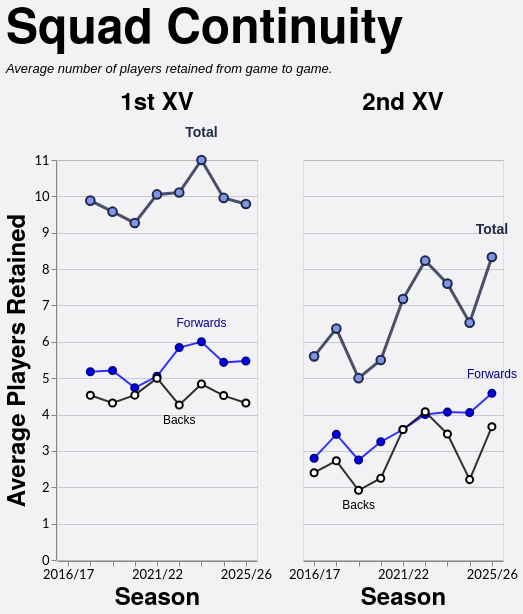

This figure's Vega-Lite source:
### Vega-Lite specification from a JSON file in a GitHub repository (floating-point values rounded to 4 significant figures)
{"config": {"axis": {"labelFont": "Lato, sans-serif", "titleFont": "PT Sans Narrow, Helvetica Neue, Helvetica, Arial, sans-serif", "labelFontSize": 13, "titleFontSize": 24, "gridColor": "#202947", "gridOpacity": 0.2}, "header": {"labelFont": "PT Sans Narrow, Helvetica Neue, Helvetica, Arial, sans-serif", "titleFont": "PT Sans Narrow, Helvetica Neue, Helvetica, Arial, sans-serif", "labelFontSize": 24, "titleFontSize": 28, "labelFontWeight": "bold", "orient": "left"}, "legend": {"labelFont": "Lato, sans-serif", "titleFont": "PT Sans Narrow, Helvetica Neue, Helvetica, Arial, sans-serif", "labelFontSize": 14, "titleFontSize": 16, "titlePadding": 5, "fillColor": "white", "strokeColor": "black", "padding": 10, "titleFontWeight": "lighter", "titleFontStyle": "italic", "titleColor": "gray", "offset": 10}, "title": {"font": "PT Sans Narrow, Helvetica Neue, Helvetica, Arial, sans-serif", "fontSize": 48, "fontWeight": "bold", "anchor": "start", "align": "center", "titlePadding": 20, "subtitlePadding": 10, "subtitleFontSize": 13, "subtitleColor": "", "subtitleFontStyle": "italic", "offset": 15, "color": "black"}, "axisX": {"labelAngle": 0}, "facet": {"title": null, "header": null, "align": {"row": "each", "column": "each"}}, "resolve": {"scale": {"y": "independent", "facet": "independent"}}, "background": "#f2f1f4"}, "data": {"name": "data-5bda824cf6fb82443c29f464b04fcbc3"}, "facet": {"column": {"field": "squad", "header": {"labelExpr": "datum.value + ' XV'", "labelFontSize": 24}, "sort": ["1st", "2nd"], "title": null, "type": "nominal"}}, "spec": {"layer": [{"mark": {"type": "line", "color": "#202946", "opacity": 0.8, "point": {"filled": true, "color": "#7d96e8", "stroke": "#202946", "size": 75, "strokeWidth": 2}, "strokeWidth": 3}, "encoding": {"detail": [{"field": "unit", "type": "nominal"}], "tooltip": [{"field": "season", "title": "Season", "type": "ordinal"}, {"field": "squad", "title": "Squad", "type": "nominal"}, {"field": "unit", "title": "Unit", "type": "nominal"}, {"field": "retained", "format": ".1f", "title": "Avg Retained", "type": "quantitative"}], "x": {"axis": {"labelAngle": 0, "labelOverlap": "parity"}, "field": "season", "sort": "ascending", "title": "Season", "type": "ordinal"}, "y": {"axis": {"tickMinStep": 1}, "field": "retained", "scale": {"zero": true}, "title": "Average Players Retained", "type": "quantitative"}}, "transform": [{"filter": "(datum.unit === 'Total')"}]}, {"mark": {"type": "line", "color": "blue", "opacity": 0.8, "point": {"filled": true, "color": "blue", "stroke": "darkblue", "size": 50, "strokeWidth": 2}, "strokeWidth": 2}, "encoding": {"detail": [{"field": "unit", "type": "nominal"}], "tooltip": [{"field": "season", "title": "Season", "type": "ordinal"}, {"field": "squad", "title": "Squad", "type": "nominal"}, {"field": "unit", "title": "Unit", "type": "nominal"}, {"field": "retained", "format": ".1f", "title": "Avg Retained", "type": "quantitative"}], "x": {"axis": {"labelAngle": 0, "labelOverlap": "parity"}, "field": "season", "sort": "ascending", "title": "Season", "type": "ordinal"}, "y": {"axis": {"tickMinStep": 1}, "field": "retained", "scale": {"zero": true}, "title": "Average Players Retained", "type": "quantitative"}}, "transform": [{"filter": "(datum.unit === 'Forwards')"}]}, {"mark": {"type": "line", "color": "black", "opacity": 0.8, "point": {"filled": true, "color": "white", "stroke": "black", "size": 50, "strokeWidth": 2}, "strokeWidth": 2}, "encoding": {"detail": [{"field": "unit", "type": "nominal"}], "tooltip": [{"field": "season", "title": "Season", "type": "ordinal"}, {"field": "squad", "title": "Squad", "type": "nominal"}, {"field": "unit", "title": "Unit", "type": "nominal"}, {"field": "retained", "format": ".1f", "title": "Avg Retained", "type": "quantitative"}], "x": {"axis": {"labelAngle": 0, "labelOverlap": "parity"}, "field": "season", "sort": "ascending", "title": "Season", "type": "ordinal"}, "y": {"axis": {"tickMinStep": 1}, "field": "retained", "scale": {"zero": true}, "title": "Average Players Retained", "type": "quantitative"}}, "transform": [{"filter": "(datum.unit === 'Backs')"}]}, {"mark": {"type": "text", "align": "center", "baseline": "bottom", "color": "#202946", "dx": 0, "dy": -20, "fontSize": 14, "fontWeight": "bold"}, "encoding": {"detail": [{"field": "unit", "type": "nominal"}], "text": {"value": "Total"}, "tooltip": [{"field": "season", "title": "Season", "type": "ordinal"}, {"field": "squad", "title": "Squad", "type": "nominal"}, {"field": "unit", "title": "Unit", "type": "nominal"}, {"field": "retained", "format": ".1f", "title": "Avg Retained", "type": "quantitative"}], "x": {"field": "season", "type": "ordinal"}, "y": {"field": "retained", "type": "quantitative"}}, "transform": [{"filter": "(datum.unit === 'Total')"}, {"calculate": "toNumber(split(datum.season, '/')[0])", "as": "season_order"}, {"joinaggregate": [{"op": "max", "field": "retained", "as": "max_value"}, {"op": "min", "field": "retained", "as": "min_value"}], "groupby": ["squad"]}, {"filter": "datum.retained > 0"}, {"filter": "datum.retained == datum.max_value"}, {"window": [{"op": "row_number", "field": "", "as": "rank"}], "groupby": ["squad"], "sort": [{"field": "season_order", "order": "descending"}]}, {"filter": "datum.rank == 1"}]}, {"mark": {"type": "text", "align": "center", "baseline": "bottom", "color": "darkblue", "dx": 0, "dy": -12, "fontSize": 12, "fontWeight": "normal"}, "encoding": {"detail": [{"field": "unit", "type": "nominal"}], "text": {"value": "Forwards"}, "tooltip": [{"field": "season", "title": "Season", "type": "ordinal"}, {"field": "squad", "title": "Squad", "type": "nominal"}, {"field": "unit", "title": "Unit", "type": "nominal"}, {"field": "retained", "format": ".1f", "title": "Avg Retained", "type": "quantitative"}], "x": {"field": "season", "type": "ordinal"}, "y": {"field": "retained", "type": "quantitative"}}, "transform": [{"filter": "(datum.unit === 'Forwards')"}, {"calculate": "toNumber(split(datum.season, '/')[0])", "as": "season_order"}, {"joinaggregate": [{"op": "max", "field": "retained", "as": "max_value"}, {"op": "min", "field": "retained", "as": "min_value"}], "groupby": ["squad"]}, {"filter": "datum.retained > 0"}, {"filter": "datum.retained == datum.max_value"}, {"window": [{"op": "row_number", "field": "", "as": "rank"}], "groupby": ["squad"], "sort": [{"field": "season_order", "order": "descending"}]}, {"filter": "datum.rank == 1"}]}, {"mark": {"type": "text", "align": "center", "baseline": "top", "color": "black", "dx": 0, "dy": 10, "fontSize": 12, "fontWeight": "normal"}, "encoding": {"detail": [{"field": "unit", "type": "nominal"}], "text": {"value": "Backs"}, "tooltip": [{"field": "season", "title": "Season", "type": "ordinal"}, {"field": "squad", "title": "Squad", "type": "nominal"}, {"field": "unit", "title": "Unit", "type": "nominal"}, {"field": "retained", "format": ".1f", "title": "Avg Retained", "type": "quantitative"}], "x": {"field": "season", "type": "ordinal"}, "y": {"field": "retained", "type": "quantitative"}}, "transform": [{"filter": "(datum.unit === 'Backs')"}, {"calculate": "toNumber(split(datum.season, '/')[0])", "as": "season_order"}, {"joinaggregate": [{"op": "max", "field": "retained", "as": "max_value"}, {"op": "min", "field": "retained", "as": "min_value"}], "groupby": ["squad"]}, {"filter": "datum.retained > 0"}, {"filter": "datum.retained == datum.min_value"}, {"window": [{"op": "row_number", "field": "", "as": "rank"}], "groupby": ["squad"], "sort": [{"field": "season_order", "order": "descending"}]}, {"filter": "datum.rank == 1"}]}], "height": 400, "width": 200}, "spacing": 30, "title": {"text": "Squad Continuity", "subtitle": ["Average number of players retained from game to game."]}, "$schema": "https://vega.github.io/schema/vega-lite/v5.20.1.json", "datasets": {"data-5bda824cf6fb82443c29f464b04fcbc3": [{"season": "2017/18", "squad": "1st", "unit": "Total", "retained": 9.882}, {"season": "2017/18", "squad": "1st", "unit": "Forwards", "retained": 5.176}, {"season": "2017/18", "squad": "1st", "unit": "Backs", "retained": 4.529}, {"season": "2018/19", "squad": "1st", "unit": "Total", "retained": 9.579}, {"season": "2018/19", "squad": "1st", "unit": "Forwards", "retained": 5.211}, {"season": "2018/19", "squad": "1st", "unit": "Backs", "retained": 4.316}, {"season": "2019/20", "squad": "1st", "unit": "Total", "retained": 9.267}, {"season": "2019/20", "squad": "1st", "unit": "Forwards", "retained": 4.733}, {"season": "2019/20", "squad": "1st", "unit": "Backs", "retained": 4.533}, {"season": "2021/22", "squad": "1st", "unit": "Total", "retained": 10.05}, {"season": "2021/22", "squad": "1st", "unit": "Forwards", "retained": 5.053}, {"season": "2021/22", "squad": "1st", "unit": "Backs", "retained": 5.0}, {"season": "2022/23", "squad": "1st", "unit": "Total", "retained": 10.11}, {"season": "2022/23", "squad": "1st", "unit": "Forwards", "retained": 5.842}, {"season": "2022/23", "squad": "1st", "unit": "Backs", "retained": 4.263}, {"season": "2023/24", "squad": "1st", "unit": "Total", "retained": 11.0}, {"season": "2023/24", "squad": "1st", "unit": "Forwards", "retained": 6.0}, {"season": "2023/24", "squad": "1st", "unit": "Backs", "retained": 4.84}, {"season": "2024/25", "squad": "1st", "unit": "Total", "retained": 9.957}, {"season": "2024/25", "squad": "1st", "unit": "Forwards", "retained": 5.435}, {"season": "2024/25", "squad": "1st", "unit": "Backs", "retained": 4.522}, {"season": "2025/26", "squad": "1st", "unit": "Total", "retained": 9.789}, {"season": "2025/26", "squad": "1st", "unit": "Forwards", "retained": 5.474}, {"season": "2025/26", "squad": "1st", "unit": "Backs", "retained": 4.316}, {"season": "2016/17", "squad": "2nd", "unit": "Total", "retained": 5.6}, {"season": "2016/17", "squad": "2nd", "unit": "Forwards", "retained": 2.8}, {"season": "2016/17", "squad": "2nd", "unit": "Backs", "retained": 2.4}, {"season": "2017/18", "squad": "2nd", "unit": "Total", "retained": 6.364}, {"season": "2017/18", "squad": "2nd", "unit": "Forwards", "retained": 3.455}, {"season": "2017/18", "squad": "2nd", "unit": "Backs", "retained": 2.727}, {"season": "2018/19", "squad": "2nd", "unit": "Total", "retained": 5.0}, {"season": "2018/19", "squad": "2nd", "unit": "Forwards", "retained": 2.75}, {"season": "2018/19", "squad": "2nd", "unit": "Backs", "retained": 1.917}, {"season": "2019/20", "squad": "2nd", "unit": "Total", "retained": 5.5}, {"season": "2019/20", "squad": "2nd", "unit": "Forwards", "retained": 3.25}, {"season": "2019/20", "squad": "2nd", "unit": "Backs", "retained": 2.25}, {"season": "2021/22", "squad": "2nd", "unit": "Total", "retained": 7.176}, {"season": "2021/22", "squad": "2nd", "unit": "Forwards", "retained": 3.588}, {"season": "2021/22", "squad": "2nd", "unit": "Backs", "retained": 3.588}, {"season": "2022/23", "squad": "2nd", "unit": "Total", "retained": 8.231}, {"season": "2022/23", "squad": "2nd", "unit": "Forwards", "retained": 4.0}, {"season": "2022/23", "squad": "2nd", "unit": "Backs", "retained": 4.077}, {"season": "2023/24", "squad": "2nd", "unit": "Total", "retained": 7.6}, {"season": "2023/24", "squad": "2nd", "unit": "Forwards", "retained": 4.067}, {"season": "2023/24", "squad": "2nd", "unit": "Backs", "retained": 3.467}, {"season": "2024/25", "squad": "2nd", "unit": "Total", "retained": 6.526}, {"season": "2024/25", "squad": "2nd", "unit": "Forwards", "retained": 4.053}, {"season": "2024/25", "squad": "2nd", "unit": "Backs", "retained": 2.211}, {"season": "2025/26", "squad": "2nd", "unit": "Total", "retained": 8.333}, {"season": "2025/26", "squad": "2nd", "unit": "Forwards", "retained": 4.583}, {"season": "2025/26", "squad": "2nd", "unit": "Backs", "retained": 3.667}]}}
